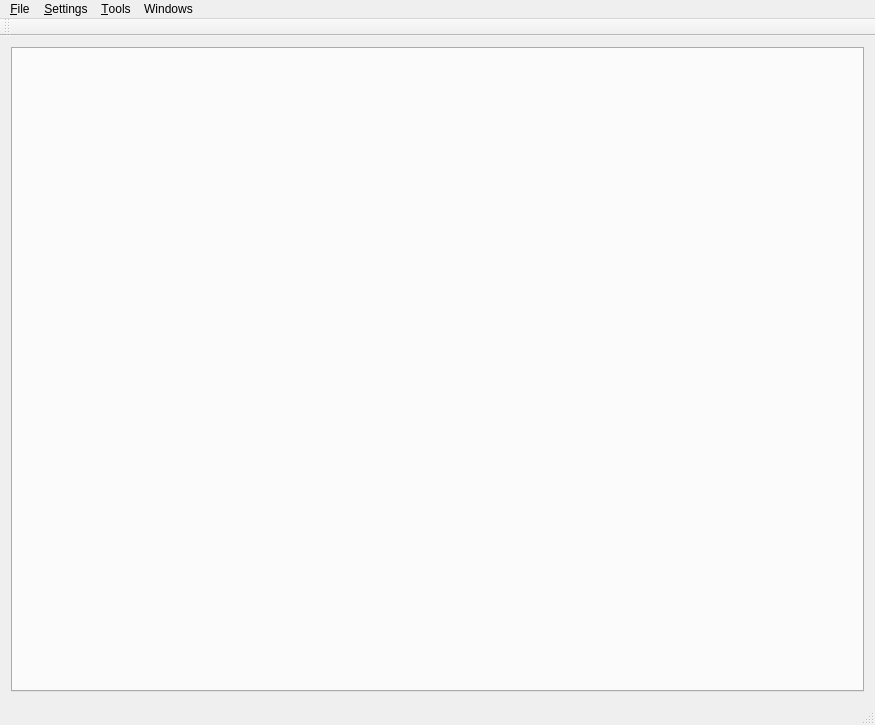
<?xml version="1.0" encoding="UTF-8"?>
<ui version="4.0">
 <class>MainWindow</class>
 <widget class="QMainWindow" name="MainWindow">
  <property name="geometry">
   <rect>
    <x>0</x>
    <y>0</y>
    <width>875</width>
    <height>725</height>
   </rect>
  </property>
  <property name="windowTitle">
   <string>SCE</string>
  </property>
  <widget class="QWidget" name="centralWidget">
   <layout class="QVBoxLayout" name="verticalLayout">
    <item>
     <widget class="QTabWidget" name="file_tabs">
      <property name="currentIndex">
       <number>-1</number>
      </property>
      <property name="elideMode">
       <enum>Qt::ElideLeft</enum>
      </property>
      <property name="tabsClosable">
       <bool>true</bool>
      </property>
      <property name="movable">
       <bool>true</bool>
      </property>
     </widget>
    </item>
   </layout>
  </widget>
  <widget class="QMenuBar" name="menuBar">
   <property name="geometry">
    <rect>
     <x>0</x>
     <y>0</y>
     <width>875</width>
     <height>23</height>
    </rect>
   </property>
   <widget class="QMenu" name="menuFile">
    <property name="title">
     <string>&amp;File</string>
    </property>
    <addaction name="actionOpen_File"/>
    <addaction name="actionOpen_Project_Folder"/>
   </widget>
   <widget class="QMenu" name="menuSettings">
    <property name="title">
     <string>&amp;Settings</string>
    </property>
    <addaction name="action_Font"/>
    <addaction name="action_Tab_Width"/>
    <addaction name="action_Key_Bindings"/>
   </widget>
   <widget class="QMenu" name="menu_Tools">
    <property name="title">
     <string>&amp;Tools</string>
    </property>
    <addaction name="action_Setup_tools"/>
    <addaction name="actionLSP_Setup"/>
    <addaction name="separator"/>
    <addaction name="action_Test"/>
   </widget>
   <widget class="QMenu" name="menuWindows">
    <property name="title">
     <string>Windows</string>
    </property>
    <addaction name="actionProject"/>
   </widget>
   <addaction name="menuFile"/>
   <addaction name="menuSettings"/>
   <addaction name="menu_Tools"/>
   <addaction name="menuWindows"/>
  </widget>
  <widget class="QToolBar" name="mainToolBar">
   <attribute name="toolBarArea">
    <enum>TopToolBarArea</enum>
   </attribute>
   <attribute name="toolBarBreak">
    <bool>false</bool>
   </attribute>
  </widget>
  <widget class="QStatusBar" name="statusBar"/>
  <action name="actionOpen_Project_Folder">
   <property name="text">
    <string>Open &amp;Project ...</string>
   </property>
  </action>
  <action name="actionOpen_File">
   <property name="text">
    <string>Open &amp;File ...</string>
   </property>
  </action>
  <action name="action_Font">
   <property name="text">
    <string>&amp;Font ...</string>
   </property>
  </action>
  <action name="action_Tab_Width">
   <property name="enabled">
    <bool>false</bool>
   </property>
   <property name="text">
    <string>&amp;Tab Width</string>
   </property>
  </action>
  <action name="action_Setup_tools">
   <property name="text">
    <string>&amp;Setup tools ...</string>
   </property>
  </action>
  <action name="action_Test">
   <property name="enabled">
    <bool>true</bool>
   </property>
   <property name="text">
    <string>&amp;Test</string>
   </property>
  </action>
  <action name="actionLSP_Setup">
   <property name="text">
    <string>&amp;LSP Setup ...</string>
   </property>
  </action>
  <action name="action_Key_Bindings">
   <property name="text">
    <string>&amp;Key Bindings ...</string>
   </property>
  </action>
  <action name="actionProject">
   <property name="checkable">
    <bool>true</bool>
   </property>
   <property name="text">
    <string>Project</string>
   </property>
  </action>
  <action name="action_Project_Paths">
   <property name="text">
    <string>&amp;Project Paths</string>
   </property>
  </action>
 </widget>
 <layoutdefault spacing="6" margin="11"/>
 <resources/>
 <connections/>
</ui>
